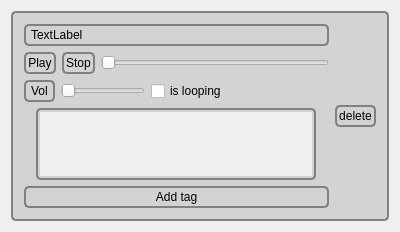
<?xml version="1.0" encoding="UTF-8"?>
<ui version="4.0">
 <class>TrackWidget</class>
 <widget class="QWidget" name="TrackWidget">
  <property name="enabled">
   <bool>true</bool>
  </property>
  <property name="geometry">
   <rect>
    <x>0</x>
    <y>0</y>
    <width>400</width>
    <height>232</height>
   </rect>
  </property>
  <property name="minimumSize">
   <size>
    <width>373</width>
    <height>193</height>
   </size>
  </property>
  <property name="maximumSize">
   <size>
    <width>400</width>
    <height>300</height>
   </size>
  </property>
  <property name="windowTitle">
   <string>Form</string>
  </property>
  <property name="styleSheet">
   <string notr="true">QPushButton, QFrame{
border: 2px solid gray;
border-radius: 5px;
background-color: lightgray;
padding: 2px
}</string>
  </property>
  <layout class="QHBoxLayout" name="horizontalLayout_3">
   <item>
    <widget class="QFrame" name="frame">
     <property name="minimumSize">
      <size>
       <width>371</width>
       <height>191</height>
      </size>
     </property>
     <property name="maximumSize">
      <size>
       <width>420</width>
       <height>320</height>
      </size>
     </property>
     <property name="frameShape">
      <enum>QFrame::StyledPanel</enum>
     </property>
     <property name="frameShadow">
      <enum>QFrame::Raised</enum>
     </property>
     <layout class="QHBoxLayout" name="horizontalLayout_4">
      <item>
       <layout class="QVBoxLayout" name="verticalLayout_3">
        <item>
         <widget class="QLabel" name="trackName">
          <property name="maximumSize">
           <size>
            <width>16777215</width>
            <height>16777215</height>
           </size>
          </property>
          <property name="text">
           <string>TextLabel</string>
          </property>
         </widget>
        </item>
        <item>
         <layout class="QHBoxLayout" name="horizontalLayout" stretch="0,0,0">
          <item>
           <widget class="QPushButton" name="playButton">
            <property name="text">
             <string>Play</string>
            </property>
            <property name="checkable">
             <bool>false</bool>
            </property>
           </widget>
          </item>
          <item>
           <widget class="QPushButton" name="stopButton">
            <property name="text">
             <string>Stop</string>
            </property>
           </widget>
          </item>
          <item>
           <widget class="QSlider" name="posSlider">
            <property name="orientation">
             <enum>Qt::Horizontal</enum>
            </property>
           </widget>
          </item>
         </layout>
        </item>
        <item>
         <layout class="QHBoxLayout" name="horizontalLayout_2">
          <item>
           <widget class="QLabel" name="label">
            <property name="text">
             <string>Vol</string>
            </property>
           </widget>
          </item>
          <item>
           <widget class="QSlider" name="volSlider">
            <property name="maximum">
             <number>100</number>
            </property>
            <property name="orientation">
             <enum>Qt::Horizontal</enum>
            </property>
           </widget>
          </item>
          <item>
           <widget class="QCheckBox" name="loopBox">
            <property name="text">
             <string>is looping</string>
            </property>
           </widget>
          </item>
          <item>
           <spacer name="horizontalSpacer_2">
            <property name="orientation">
             <enum>Qt::Horizontal</enum>
            </property>
            <property name="sizeHint" stdset="0">
             <size>
              <width>40</width>
              <height>20</height>
             </size>
            </property>
           </spacer>
          </item>
          <item>
           <spacer name="horizontalSpacer">
            <property name="orientation">
             <enum>Qt::Horizontal</enum>
            </property>
            <property name="sizeHint" stdset="0">
             <size>
              <width>40</width>
              <height>20</height>
             </size>
            </property>
           </spacer>
          </item>
         </layout>
        </item>
        <item>
         <layout class="QVBoxLayout" name="verticalLayout_2">
          <property name="sizeConstraint">
           <enum>QLayout::SetMaximumSize</enum>
          </property>
          <item alignment="Qt::AlignHCenter">
           <widget class="QScrollArea" name="scrollArea">
            <property name="sizePolicy">
             <sizepolicy hsizetype="Expanding" vsizetype="Expanding">
              <horstretch>0</horstretch>
              <verstretch>0</verstretch>
             </sizepolicy>
            </property>
            <property name="minimumSize">
             <size>
              <width>280</width>
              <height>0</height>
             </size>
            </property>
            <property name="maximumSize">
             <size>
              <width>280</width>
              <height>178</height>
             </size>
            </property>
            <property name="widgetResizable">
             <bool>true</bool>
            </property>
            <property name="alignment">
             <set>Qt::AlignJustify|Qt::AlignVCenter</set>
            </property>
            <widget class="QWidget" name="tagList">
             <property name="geometry">
              <rect>
               <x>0</x>
               <y>0</y>
               <width>272</width>
               <height>68</height>
              </rect>
             </property>
             <layout class="QGridLayout" name="gridLayout"/>
            </widget>
           </widget>
          </item>
          <item>
           <widget class="QPushButton" name="addTag">
            <property name="text">
             <string>Add tag</string>
            </property>
           </widget>
          </item>
         </layout>
        </item>
       </layout>
      </item>
      <item>
       <widget class="QPushButton" name="deleteButton">
        <property name="text">
         <string>delete</string>
        </property>
       </widget>
      </item>
     </layout>
    </widget>
   </item>
  </layout>
 </widget>
 <resources/>
 <connections/>
</ui>
